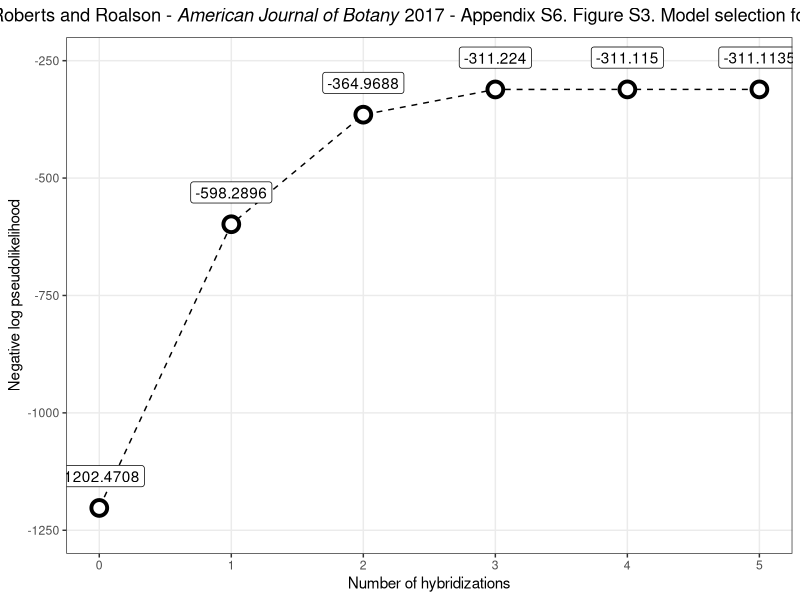
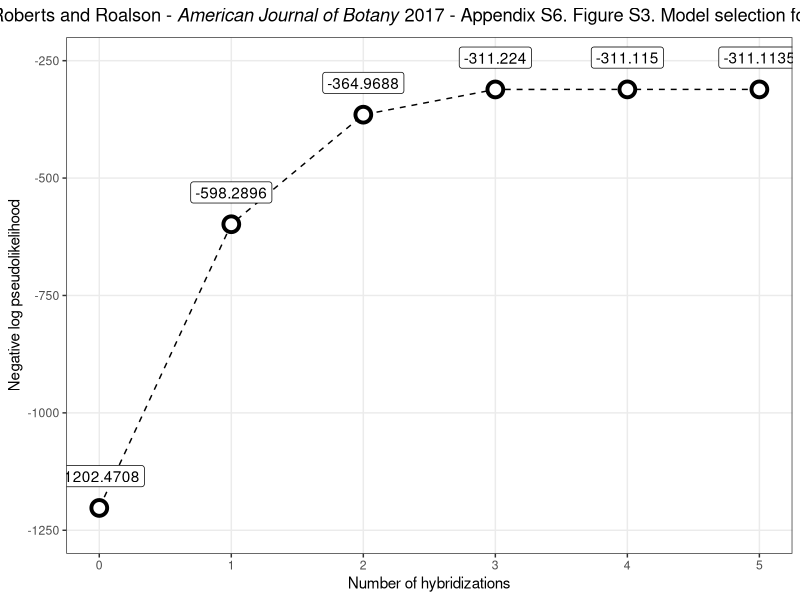

Recreate these plots in R, in order.
# create line graph of
# negative pseudolikelihood scores
# from SNAQ analyses
library(ggplot2)

df <- data.frame(hybrids=c(0,1,2,3,4,5),
                 score=c(-1202.4708, -598.2896, -364.9688, 
                         -311.2240, -311.1150, -311.1135))
my_title <- expression(paste("Roberts and Roalson - ", italic("American Journal of Botany"), " 2017 - Appendix S6. Figure S3. Model selection for SNAQ"))

ggplot(data=df, aes(x=hybrids, y=score)) +
  geom_line(linetype='dashed') +
  geom_point(size=4,
             shape=21,
             color='black',
             fill='white',
             stroke=2) +
  geom_label(aes(label=score), vjust=-1) +
  theme_bw() +
  labs(x='Number of hybridizations',
       y='Negative log pseudolikelihood',
       title=my_title) +
  theme(plot.title=element_text(hjust=0.5),
        panel.grid.minor=element_blank()) +
  scale_y_continuous(limits=c(-1250, -250),
                     breaks=c(-1250, -1000, -750, -500, -250))
ggsave(filename='AppendixS6.png', device='png', 
       width=10, height=7.5, dpi=300)

